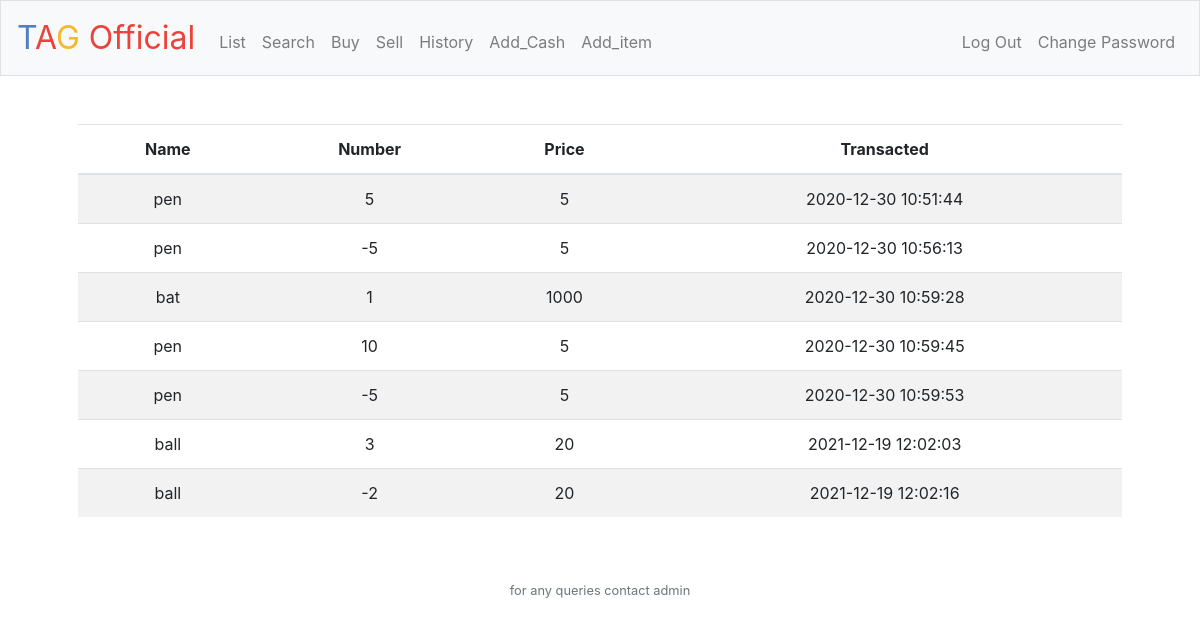
Page /history (signed in) on the earlier database version.
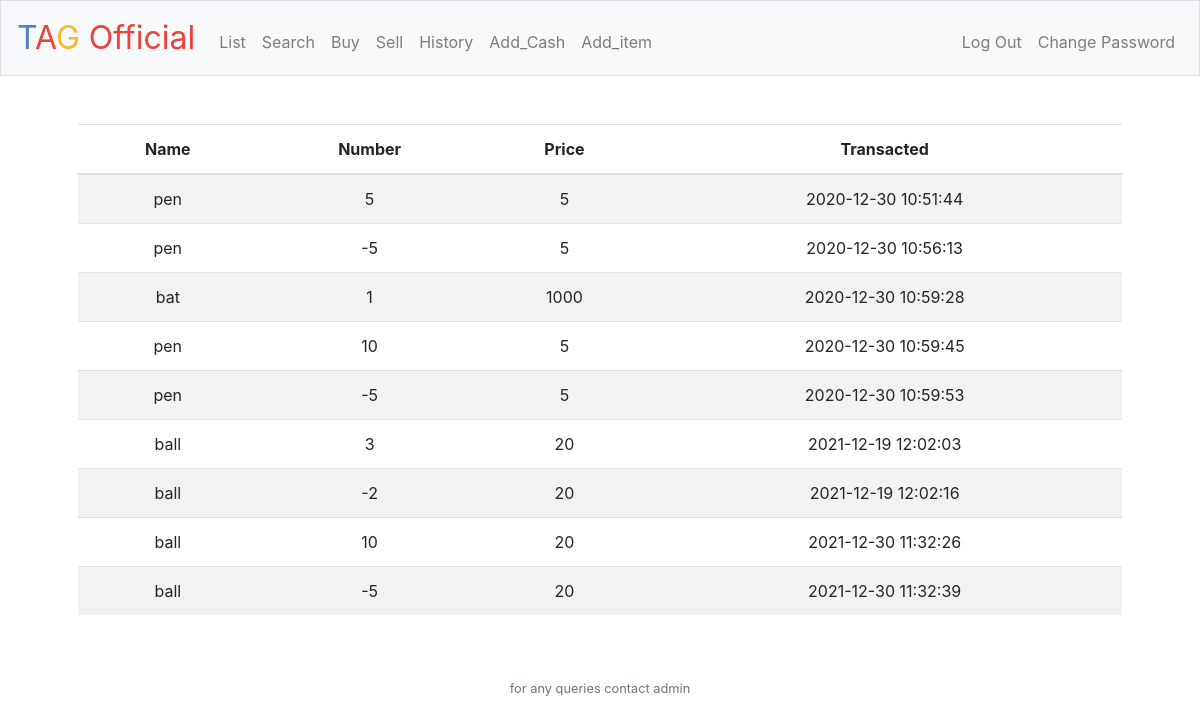
Same page on the later database version.
### tables this page shows
CREATE TABLE "product" (
	"name"	TEXT NOT NULL,
	"price"	NUMERIC NOT NULL,
	"description"	TEXT NOT NULL
);

CREATE TABLE "shares" (
	"id"	INTEGER NOT NULL,
	"name"	TEXT NOT NULL,
	"number"	INTEGER NOT NULL,
	"cash"	NUMERIC NOT NULL,
	"value"	INTEGER NOT NULL,
	"timestamp"	DATETIME DEFAULT CURRENT_TIMESTAMP
);

### app.py (the view)
@app.route("/history")
@login_required
def history():
    values = db.execute("SELECT value, name, timestamp FROM shares WHERE id = ? ",session["user_id"])
    print(values)
    prices = []
    for value in values:
        name = value["name"]
        timestamp = value["timestamp"]
        quote = db.execute("SELECT * FROM product WHERE name = ?", name)
        prices.append({'name':quote[0]["name"],'timestamp':timestamp, 'number':value["value"], 'price':quote[0]["price"]})
    print(prices)
    return render_template("history.html", prices = prices)

### app.py (called while the page is built)
@app.after_request
def after_request(response):
    response.headers["Cache-Control"] = "no-cache, no-store, must-revalidate"
    response.headers["Expires"] = 0
    response.headers["Pragma"] = "no-cache"
    return response

### helpers.py (called while the page is built)
def login_required(f):
    @wraps(f)
    def decorated_function(*args, **kwargs):
        if session.get("user_id") is None:
            return redirect("/login")
        return f(*args, **kwargs)
    return decorated_function

### templates/history.html (shortened to what this page needs)
{% extends "layout.html" %}
{% block main %}
    <table class="table table-striped">
  <thead>
    <tr>
      <th scope="col">Name</th>
      <th scope="col">Number</th>
      <th scope="col">Price</th>
      <th scope="col">Transacted</th>
    </tr>
  </thead>
  <tbody>
      {% for price in prices %}
            <tr>
              <td>{{price['name']}}</td>
              <td>{{price["number"]}}</td>
              <td>{{price["price"]}}</td>
              <td>{{price["timestamp"]}}</td>
            </tr>
      {% endfor %}
  </tbody>
</table>
{% endblock %}

### templates/layout.html (shortened to what this page needs)
<!DOCTYPE html>
<html lang="en">
    <head>
        <link href="https://maxcdn.bootstrapcdn.com/bootstrap/4.1.3/css/bootstrap.min.css" rel="stylesheet">
        <link href="/static/styles.css" rel="stylesheet">
    </head>
    <body>
        <nav class="navbar navbar-expand-md navbar-light bg-light border">
            <a class="navbar-brand" href="/"><span class="blue">T</span><span class="red">A</span><span class="yellow">G</span> <span class="red">Official</span></a>
            <div class="collapse navbar-collapse" id="navbar">
                {% if session.user_id %}
                    <ul class="navbar-nav mr-auto mt-2">
                        <li class="nav-item"><a class="nav-link" href="/list">List</a></li>
                        <li class="nav-item"><a class="nav-link" href="/search">Search</a></li>
                        <li class="nav-item"><a class="nav-link" href="/buy">Buy</a></li>
                        <li class="nav-item"><a class="nav-link" href="/sell">Sell</a></li>
                        <li class="nav-item"><a class="nav-link" href="/history">History</a></li>
                        <li class="nav-item"><a class="nav-link" href="/add">Add_Cash</a></li>
                        <li class="nav-item"><a class="nav-link" href="/item">Add_item</a></li>
                    </ul>
                    <ul class="navbar-nav ml-auto mt-2">
                        <li class="nav-item"><a class="nav-link" href="/logout">Log Out</a></li>
                        <li class="nav-item"><a class="nav-link" href="/change">Change Password</a></li>
                    </ul>
                {% else %}
                    <ul class="navbar-nav ml-auto mt-2">
                        <li class="nav-item"><a class="nav-link" href="/register">Register</a></li>
                        <li class="nav-item"><a class="nav-link" href="/login">Log In</a></li>
                    </ul>
                {% endif %}
            </div>
        </nav>
        <main class="container p-5">
            {% block main %}{% endblock %}
        </main>
        <footer class="small text-center text-muted">
            for any queries contact admin
        </footer>
    </body>
</html>

### static/styles.css (style rules this page uses)
nav .navbar-brand { font-size: xx-large; }
nav .navbar-brand .blue { color: #537fbe; }
nav .navbar-brand .red { color: #ea433b; }
nav .navbar-brand .yellow { color: #f5b82e; }
main { overflow-x: auto; text-align: center; }

Differences in the rows shown:
added shares: timestamp "2021-12-30 11:32:26"
added shares: timestamp "2021-12-30 11:32:39"
Other differences:
new list line: "ball"
new list line: "10 20"
new list line: "-5 20"
